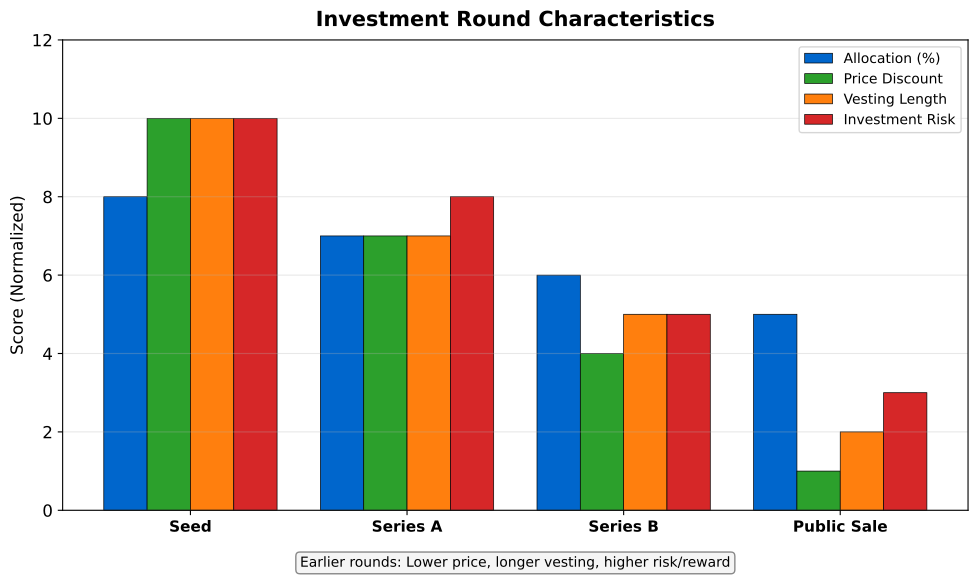

Write Python code to recreate this figure.
"""
Investment Rounds Comparison
Grouped bar chart comparing allocation, price, and vesting by round
"""

import matplotlib.pyplot as plt
import numpy as np
from pathlib import Path

CHART_METADATA = {
    'title': 'Investor Rounds',
    'url': 'https://github.com/Digital-AI-Finance/Blockchain_Crypto/tree/main/Module_D_Tokenomics/L30_Distribution_Vesting/charts/05_investor_rounds'
}

plt.rcParams.update({
    'font.size': 14,
    'axes.labelsize': 14,
    'axes.titlesize': 16,
    'xtick.labelsize': 12,
    'ytick.labelsize': 12,
    'legend.fontsize': 12,
    'figure.figsize': (10, 6),
    'figure.dpi': 150
})

MLPURPLE = '#3333B2'
MLBLUE = '#0066CC'
MLORANGE = '#FF7F0E'
MLGREEN = '#2CA02C'
MLRED = '#D62728'

fig, ax = plt.subplots(figsize=(10, 6))

# Investment rounds
rounds = ['Seed', 'Series A', 'Series B', 'Public Sale']

# Metrics (normalized to 0-10 scale)
allocation = [8, 7, 6, 5]  # % of supply (scaled)
price_discount = [10, 7, 4, 1]  # Discount from public price
vesting_length = [10, 7, 5, 2]  # Length of vesting (years * 3)
risk = [10, 8, 5, 3]  # Investment risk

x = np.arange(len(rounds))
width = 0.2

bars1 = ax.bar(x - 1.5*width, allocation, width, label='Allocation (%)', color=MLBLUE, edgecolor='black', linewidth=0.5)
bars2 = ax.bar(x - 0.5*width, price_discount, width, label='Price Discount', color=MLGREEN, edgecolor='black', linewidth=0.5)
bars3 = ax.bar(x + 0.5*width, vesting_length, width, label='Vesting Length', color=MLORANGE, edgecolor='black', linewidth=0.5)
bars4 = ax.bar(x + 1.5*width, risk, width, label='Investment Risk', color=MLRED, edgecolor='black', linewidth=0.5)

ax.set_ylabel('Score (Normalized)', fontsize=15)
ax.set_xticks(x)
ax.set_xticklabels(rounds, fontsize=14, fontweight='bold')
ax.set_ylim(0, 12)

ax.legend(loc='upper right', fontsize=14)
ax.grid(True, alpha=0.3, axis='y')

# Add annotation
ax.text(0.5, -0.12, 'Earlier rounds: Lower price, longer vesting, higher risk/reward',
        transform=ax.transAxes, ha='center', fontsize=14,
        bbox=dict(boxstyle='round,pad=0.3', facecolor='#F5F5F5', edgecolor='#888'))

ax.set_title('Investment Round Characteristics', fontweight='bold', fontsize=15, pad=10)
plt.tight_layout()

output_path = Path(__file__).parent / 'chart.pdf'
plt.savefig(output_path, bbox_inches='tight', dpi=300)
print(f"Chart saved to: {output_path.absolute()}")
plt.close()
